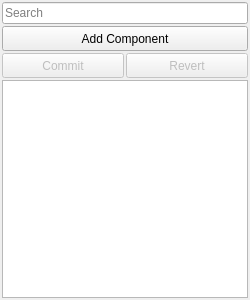
<?xml version="1.0" encoding="UTF-8"?>
<ui version="4.0">
 <class>PropertyEditor</class>
 <widget class="QWidget" name="PropertyEditor">
  <property name="geometry">
   <rect>
    <x>0</x>
    <y>0</y>
    <width>250</width>
    <height>300</height>
   </rect>
  </property>
  <property name="windowTitle">
   <string>Properties</string>
  </property>
  <property name="windowIcon">
   <iconset resource="../../../res/WorldEditor.qrc">
    <normaloff>:/Style/styles/dark/icons/properties.png</normaloff>:/Style/styles/dark/icons/properties.png</iconset>
  </property>
  <layout class="QVBoxLayout" name="verticalLayout">
   <property name="spacing">
    <number>2</number>
   </property>
   <property name="leftMargin">
    <number>2</number>
   </property>
   <property name="topMargin">
    <number>2</number>
   </property>
   <property name="rightMargin">
    <number>2</number>
   </property>
   <property name="bottomMargin">
    <number>2</number>
   </property>
   <item>
    <widget class="QLineEdit" name="lineEdit">
     <property name="placeholderText">
      <string>Search</string>
     </property>
    </widget>
   </item>
   <item>
    <widget class="QToolButton" name="componentButton">
     <property name="enabled">
      <bool>true</bool>
     </property>
     <property name="sizePolicy">
      <sizepolicy hsizetype="Preferred" vsizetype="Fixed">
       <horstretch>0</horstretch>
       <verstretch>0</verstretch>
      </sizepolicy>
     </property>
     <property name="minimumSize">
      <size>
       <width>0</width>
       <height>25</height>
      </size>
     </property>
     <property name="toolTip">
      <string>Adds a new Component to this Actor.</string>
     </property>
     <property name="text">
      <string>Add Component</string>
     </property>
     <property name="popupMode">
      <enum>QToolButton::InstantPopup</enum>
     </property>
     <property name="toolButtonStyle">
      <enum>Qt::ToolButtonTextBesideIcon</enum>
     </property>
    </widget>
   </item>
   <item>
    <layout class="QHBoxLayout" name="horizontalLayout">
     <property name="spacing">
      <number>2</number>
     </property>
     <property name="leftMargin">
      <number>0</number>
     </property>
     <property name="topMargin">
      <number>0</number>
     </property>
     <property name="rightMargin">
      <number>0</number>
     </property>
     <property name="bottomMargin">
      <number>0</number>
     </property>
     <item>
      <widget class="QToolButton" name="commitButton">
       <property name="enabled">
        <bool>false</bool>
       </property>
       <property name="sizePolicy">
        <sizepolicy hsizetype="Preferred" vsizetype="Fixed">
         <horstretch>0</horstretch>
         <verstretch>0</verstretch>
        </sizepolicy>
       </property>
       <property name="minimumSize">
        <size>
         <width>0</width>
         <height>25</height>
        </size>
       </property>
       <property name="toolTip">
        <string>Saves your changes.</string>
       </property>
       <property name="text">
        <string>Commit</string>
       </property>
      </widget>
     </item>
     <item>
      <widget class="QToolButton" name="revertButton">
       <property name="enabled">
        <bool>false</bool>
       </property>
       <property name="sizePolicy">
        <sizepolicy hsizetype="Preferred" vsizetype="Fixed">
         <horstretch>0</horstretch>
         <verstretch>0</verstretch>
        </sizepolicy>
       </property>
       <property name="minimumSize">
        <size>
         <width>0</width>
         <height>25</height>
        </size>
       </property>
       <property name="toolTip">
        <string>Reverts back your unsaved changes.</string>
       </property>
       <property name="text">
        <string>Revert</string>
       </property>
      </widget>
     </item>
    </layout>
   </item>
   <item>
    <widget class="QTreeView" name="treeView">
     <property name="editTriggers">
      <set>QAbstractItemView::DoubleClicked|QAbstractItemView::EditKeyPressed</set>
     </property>
     <property name="indentation">
      <number>12</number>
     </property>
    </widget>
   </item>
  </layout>
 </widget>
 <resources>
  <include location="../../../res/WorldEditor.qrc"/>
  <include location="../../../res/WorldEditor.qrc"/>
 </resources>
 <connections/>
</ui>
